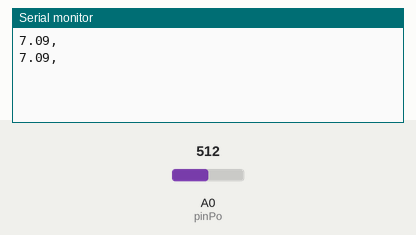
This sketch was run on a simulated Arduino Uno, built with avr-gcc and run on an emulated ATmega328P. On the bench: the last lines printed to the serial monitor. Inputs (shaded band) come from the test bench; at power-on: A0 (pinPo) = 512.

Above: at 1.2 s.
1.3 s: A0 (pinPo) set to 716
At 2.6 s:
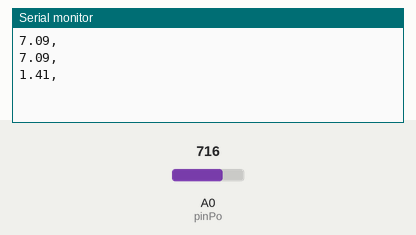
2.8 s: A0 (pinPo) set to 900
At 3.9 s:
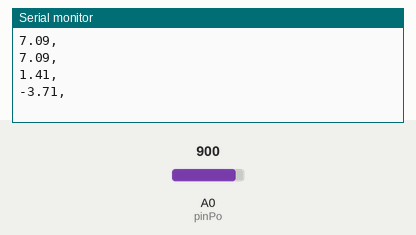
Timing chart, 0 to 5.8 s (numbered marks = the images above; inputs shaded):
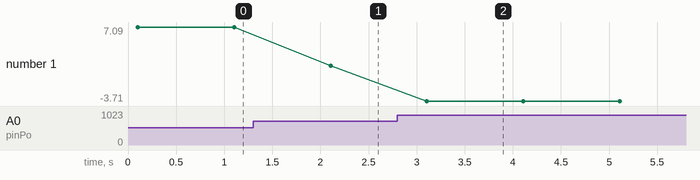

The sketch:

programa_calibracion.ino
```cpp
// modulo de medicion de pH Arduino

// configuracion del pin analogico
const int pinPo = A0;

void setup() {
  // comunicacion 9600 baudios
  Serial.begin(9600);
}

void loop() {
  // creacion de variables auxiliares
  int datos[10];
  int orden;
  unsigned long int sumapH = 0;
  // carga 10 muestras durante 10ms y almacena en pole
  for (int i = 0; i < 10; i++) {
    datos[i] = analogRead(pinPo);
    delay(10);
  }
  // ordena los valores de pole por tamaño
  for (int i = 0; i < 9; i++) {
    for (int j = i + 1; j < 10; j++) {
      if (datos[i] > datos[j]) {
        orden = datos[i];
        datos[i] = datos[j];
        datos[j] = orden;
      }
    }
  }
  // almacena los resultados del 2° al 8°
  // calcula el promedio
  // omite dos miembros de la matriz al principio
  // y al final para una mejor presicion
  for (int i = 2; i < 8; i++) {
    sumapH += datos[i];
  }
  // calculo del valor de pH promedio
  // medicion y conversion a una gama de 0-14 pH
  float prumerPH = (float)sumapH * 5.0 / 1024 / 6;
  float valorPH = -5.70 * prumerPH + 21.34;
  //
  //
  float fo=(float)sumapH/6;
  //float f1=map(fo,0,1023,0,255);
  float f1=map(fo,263,767,0,255);
  // muestra resultado por monitor serie
  //Serial.print("Valor de pH: ");
  Serial.print(valorPH);
  Serial.println(",");
  //Serial.print("Valor en mV: ");
  //Serial.println(fo);
  //Serial.print("rango 0 - 255: ");
  //Serial.println(f1);
  //
  // pausa de 900ms antes de la nueva medicion, total 1s
  delay(900);
}
```

Measured:
- after the input at 1.3 s, the serial monitor: prints a new line after 0.81 s (image 1)
- after the input at 2.8 s, the serial monitor: prints a new line after 0.31 s (image 2)
- plotted number 1: 7.09 → 1.41 after the input at 1.3 s, 1.41 → -3.71 after the input at 2.8 s
